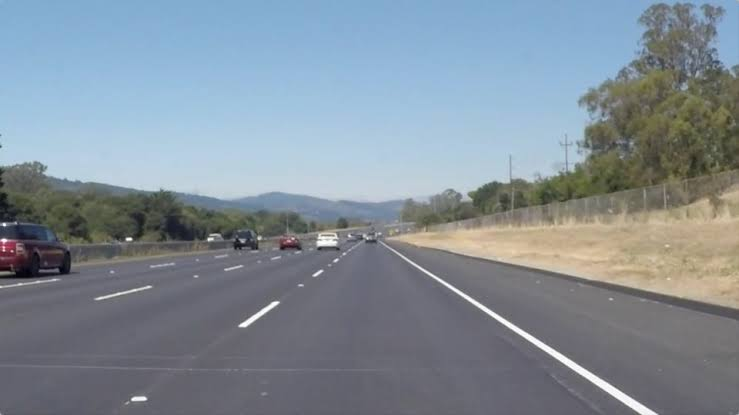
#> input picture images.jpg, 739 x 415 px, given in place of test2.mp4, which was not available
$ python detector.py
#> lines starting #> are read from the running program, lines starting #| are printed output that depends on the picture; after the words box and inside, x2 and y2 are one past the last pixel; in counts of white or black regions, pixels touching at a corner belong together; long printed decimals are rounded; pictures that were not available may be replaced by others from this repository, and a replacement may not be noted
# https://www.youtube.com/watch?v=eLTLtUVuuy4
import cv2
import numpy as np
import matplotlib.pyplot as plt

def canny(image):
    gray = cv2.cvtColor(image, cv2.COLOR_BGR2GRAY)
    blur = cv2.GaussianBlur(gray, (3,3), 0)
    canny = cv2.Canny(blur, 50,150)
    return canny

def region_of_interest(image):
    height = image.shape[0]
    width = image.shape[1]
    triangle = np.array([[(100, height), (650, height), (400, 250), (340, 250)]])
    mask = np.zeros_like(image)
    cv2.fillPoly(mask, np.int32(triangle), 255)
    masked_image = cv2.bitwise_and(image, mask)
    return masked_image
def displayLines(image, lines):
    line_image = np.zeros_like(image)
    if lines is not None:
        for line in lines:
            x1,y1,x2,y2 = line.reshape(4)
            cv2.line(line_image, (x1,y1),(x2,y2), (0,255,0), 10)
    return line_image
def make_coordinates(image, line_parameters):
    slope, intercept = line_parameters
    y1 = image.shape[0]
    y2 = int(y1*(3/4))
    x1 = int((y1 - intercept)/slope)
    x2 = int((y2 - intercept)/slope)
    return np.array([x1,y1,x2,y2])
def average_slope_intercept(image, lines):
    left_fit=[]
    right_fit=[]
    left_line = np.array([])
    right_line = np.array([])
    for line in lines:
        x1,y1,x2,y2 = line.reshape(4)
#             cv2.line(line_image, (x1,y1),(x2,y2), (255,0,0), 10)
        parameter = np.polyfit((x1,x2), (y1,y2), 1)
        slope = parameter[0]
        intercept = parameter[1]
        if slope < 0:
            left_fit.append((slope,intercept))
        else:
            right_fit.append((slope,intercept))
    if left_fit:
        left_fit_average = np.average(left_fit, axis=0)
        print(left_fit_average, 'left')
        left_line = make_coordinates(image, left_fit_average)
    if right_fit:
        right_fit_average = np.average(right_fit, axis=0)
        print(right_fit_average, 'right')
        right_line = make_coordinates(image, right_fit_average)
    # [6 lines of commented-out code are left out]
    return np.array([left_line, right_line])

# [19 lines of commented-out code are left out]

cap = cv2.VideoCapture("test2.mp4")
while(cap.isOpened()):
    _, frame = cap.read()
#> frame is the input picture: shape (415, 739, 3); mean B, G, R 152.2, 142.1, 130.6
    frame = cv2.resize(frame, (739, 415))
    canny_image = canny(frame)
#> in canny, `gray = cv2.cvtColor(image, cv2.COLOR_BGR2GRAY)`:
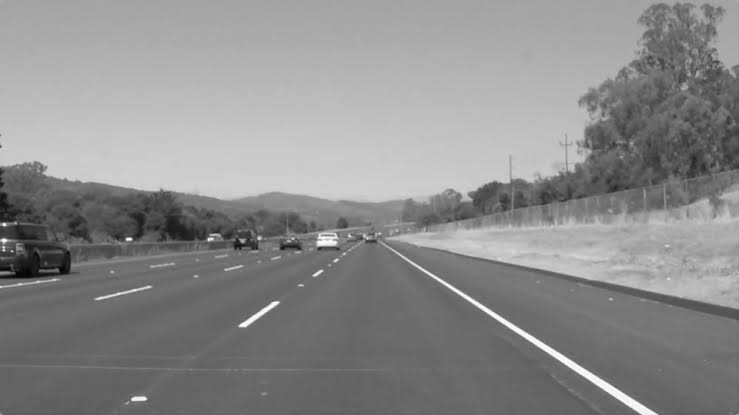
#> gray: shape (415, 739); min 2, max 255, mean 139.7
#> in canny, `canny = cv2.Canny(blur, 50,150)`:
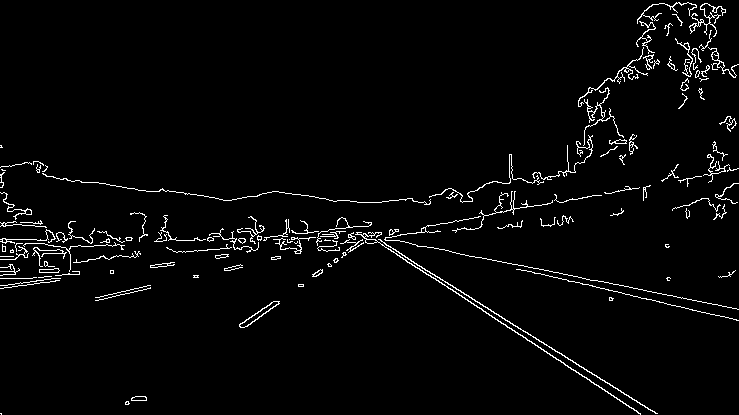
#> canny: shape (415, 739); 2.8% white in thin lines or dots
    cropped_image = region_of_interest(canny_image)
#> in region_of_interest, `cv2.fillPoly(mask, np.int32(triangle), 255)`:
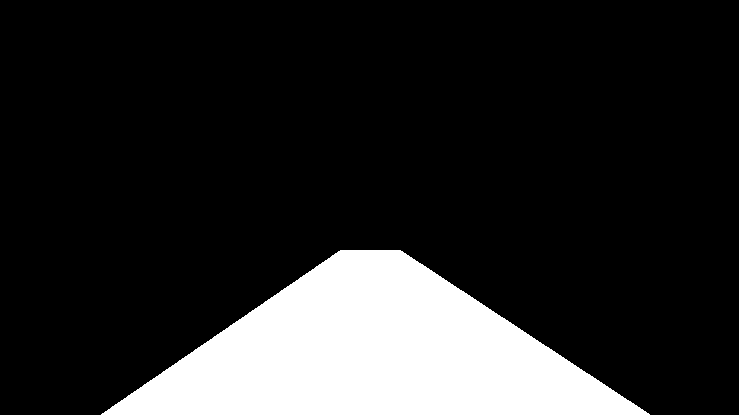
#> mask: shape (415, 739); 16.4% white; 1 white region, box (x1, y1, x2, y2) and area: (101, 250, 650, 415) 50405
#> in region_of_interest, `masked_image = cv2.bitwise_and(image, mask)`:
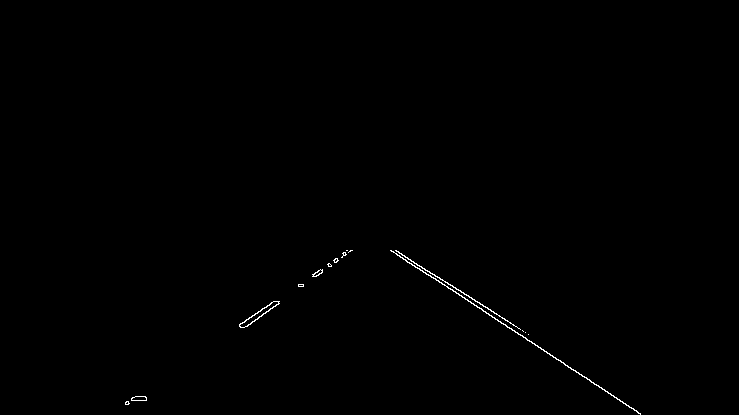
#> masked_image: shape (415, 739); 0.29% white in thin lines or dots, all inside (x1, y1, x2, y2) = (125, 250, 641, 415)
    lines = cv2.HoughLinesP(cropped_image, 2, np.pi / 180, 100, np.array([]), minLineLength=40, maxLineGap=70)
#> lines = [[400, 257, 640, 413], [393, 251, 493, 311], [411, 264, 485, 311], [391, 251, 528, 334], [244, 327, 351, 250]]
    averaged_lines = average_slope_intercept(frame, lines)
#> the loop in average_slope_intercept, `for line in lines:` made 5 passes
#> (x1, y1, x2, y2, slope, intercept) on passes 1 to 5: (400, 257, 640, 413, 0.65, -3), (393, 251, 493, 311, 0.6, 15.2), (411, 264, 485, 311, 0.635, 2.96), (391, 251, 528, 334, 0.606, 14.12), (244, 327, 351, 250, -0.72, 502.6)
#> after the loop in average_slope_intercept, `for line in lines:`: left_fit = [(-0.72, 502.6)]; right_fit = [(0.65, -3), (0.6, 15.2), (0.635, 2.96), (0.606, 14.12)]
#> in average_slope_intercept, `left_fit_average = np.average(left_fit, axis=0)`: left_fit_average = [-0.72, 502.6]
#| [ -0.7196 502.589] left
#> in make_coordinates, `slope, intercept = line_parameters`: slope = -0.72; intercept = 502.6
#> in make_coordinates, `x1 = int((y1 - intercept)/slope)`: x1 = 121
#> in make_coordinates, `x2 = int((y2 - intercept)/slope)`: x2 = 266
#> in average_slope_intercept, `left_line = make_coordinates(image, left_fit_average)`: left_line = [121, 415, 266, 311]
#> in average_slope_intercept, `right_fit_average = np.average(right_fit, axis=0)`: right_fit_average = [0.623, 7.32]
#| [0.6227 7.319] right
#> in average_slope_intercept, `right_line = make_coordinates(image, right_fit_average)`: right_line = [654, 415, 487, 311]
#> averaged_lines = [[121, 415, 266, 311], [654, 415, 487, 311]]
    print(averaged_lines)
#| [[121 415 266 311]
#|  [654 415 487 311]]
    # line_image = displayLines(lane_image, lines)
    line_image = displayLines(frame, averaged_lines)
#> the loop in displayLines, `for line in lines:` made 2 passes
    combo_image = cv2.addWeighted(frame, 0.8, line_image, 1, 1)
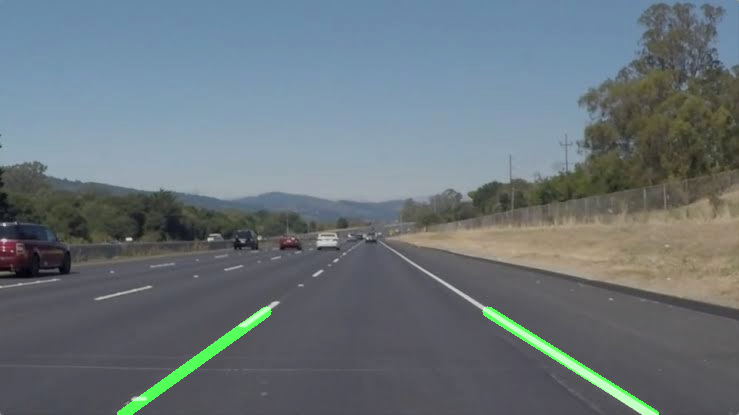
#> combo_image: shape (415, 739, 3); mean B, G, R 122.8, 116.4, 105.5
    # cv2.imshow("", combo_image)
    cv2.imshow("", combo_image)
    cv2.waitKey(1)
